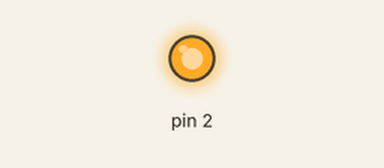
Bench run of a sketch on a simulated Arduino Uno, built with avr-gcc and run on an emulated ATmega328P. Shown: output pins drawn as LEDs (lit = HIGH).

Above: at 0.2 s.
At 5.5 s:
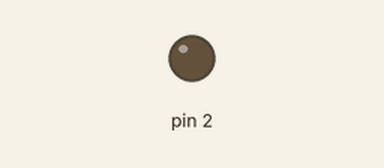
Timing chart, 0 to 8.1 s (numbered marks = the images above):
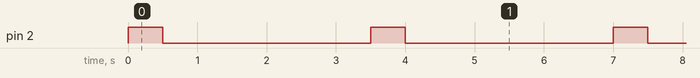

Measured:
- by itself, pin 2: alternates HIGH for 0.50 s and LOW for 3.0 s, 20 changes in all, then stays LOW

The sketch:

Opto_Flight_Stim.ino
```cpp
/*
Arduino code to control LED for optogenetic activation of flight muscles.

Protocol taken from Titlow et al., 2015- JUNE

*/

//int ledPin = 2;

void setup() {
  pinMode(2, OUTPUT);
}

  void loop() {
    int F;
      for (int F=1; F <= 10; F=F+1){
      digitalWrite(2, HIGH);  // LED on (HIGH = ON)
      delay(500);  // 0.5s
      digitalWrite(2, LOW);  // LED off (LOW voltage = OFF)
      delay(3000);} // wait 3s

        digitalWrite(2, LOW); // Turn LED off for a long tim
        delay(1800000);
}
```
